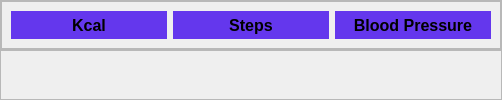
            <widget class="QWidget" name="pageStatBP">
             <layout class="QVBoxLayout" name="verticalLayout_14">
              <property name="spacing">
               <number>0</number>
              </property>
              <property name="leftMargin">
               <number>0</number>
              </property>
              <property name="topMargin">
               <number>0</number>
              </property>
              <property name="rightMargin">
               <number>0</number>
              </property>
              <property name="bottomMargin">
               <number>0</number>
              </property>
              <item>
               <widget class="QFrame" name="frmTopContentStat3">
                <property name="maximumSize">
                 <size>
                  <width>16777215</width>
                  <height>50</height>
                 </size>
                </property>
                <property name="frameShape">
                 <enum>QFrame::StyledPanel</enum>
                </property>
                <property name="frameShadow">
                 <enum>QFrame::Raised</enum>
                </property>
                <layout class="QHBoxLayout" name="horizontalLayout_18">
                 <property name="spacing">
                  <number>0</number>
                 </property>
                 <property name="leftMargin">
                  <number>0</number>
                 </property>
                 <property name="topMargin">
                  <number>0</number>
                 </property>
                 <property name="rightMargin">
                  <number>0</number>
                 </property>
                 <property name="bottomMargin">
                  <number>0</number>
                 </property>
                 <item>
                  <widget class="QFrame" name="frmTopLeftStat3">
                   <property name="frameShape">
                    <enum>QFrame::StyledPanel</enum>
                   </property>
                   <property name="frameShadow">
                    <enum>QFrame::Raised</enum>
                   </property>
                  </widget>
                 </item>
                 <item>
                  <widget class="QFrame" name="frmbtnStat3">
                   <property name="minimumSize">
                    <size>
                     <width>500</width>
                     <height>0</height>
                    </size>
                   </property>
                   <property name="frameShape">
                    <enum>QFrame::StyledPanel</enum>
                   </property>
                   <property name="frameShadow">
                    <enum>QFrame::Raised</enum>
                   </property>
                   <layout class="QHBoxLayout" name="horizontalLayout_19">
                    <item>
                     <widget class="QPushButton" name="btnKcal3">
                      <property name="sizePolicy">
                       <sizepolicy hsizetype="Minimum" vsizetype="Expanding">
                        <horstretch>0</horstretch>
                        <verstretch>0</verstretch>
                       </sizepolicy>
                      </property>
                      <property name="font">
                       <font>
                        <pointsize>12</pointsize>
                        <bold>true</bold>
                       </font>
                      </property>
                      <property name="styleSheet">
                       <string notr="true">QPushButton{
background-color: rgb(100, 55, 237);
border-radius: 15px;
}

QPushButton:hover{
	background-color: rgb(65, 43, 173);
}

QPushButton:pressed {
		background-color: rgb(155, 127, 240);
}

</string>
                      </property>
                      <property name="text">
                       <string>Kcal</string>
                      </property>
                     </widget>
                    </item>
                    <item>
                     <widget class="QPushButton" name="btnSteps3">
                      <property name="sizePolicy">
                       <sizepolicy hsizetype="Minimum" vsizetype="Expanding">
                        <horstretch>0</horstretch>
                        <verstretch>0</verstretch>
                       </sizepolicy>
                      </property>
                      <property name="font">
                       <font>
                        <pointsize>12</pointsize>
                        <bold>true</bold>
                       </font>
                      </property>
                      <property name="styleSheet">
                       <string notr="true">QPushButton{
background-color: rgb(100, 55, 237);
border-radius: 15px;
}

QPushButton:hover{
	background-color: rgb(65, 43, 173);
}

QPushButton:pressed {
		background-color: rgb(155, 127, 240);
}</string>
                      </property>
                      <property name="text">
                       <string>Steps</string>
                      </property>
                     </widget>
                    </item>
                    <item>
                     <widget class="QPushButton" name="btnBP3">
                      <property name="sizePolicy">
                       <sizepolicy hsizetype="Minimum" vsizetype="Expanding">
                        <horstretch>0</horstretch>
                        <verstretch>0</verstretch>
                       </sizepolicy>
                      </property>
                      <property name="font">
                       <font>
                        <pointsize>12</pointsize>
                        <bold>true</bold>
                       </font>
                      </property>
                      <property name="styleSheet">
                       <string notr="true">QPushButton{
background-color: rgb(100, 55, 237);
border-radius: 15px;
}

QPushButton:hover{
	background-color: rgb(65, 43, 173);
}

QPushButton:pressed {
		background-color: rgb(155, 127, 240);
}</string>
                      </property>
                      <property name="text">
                       <string>Blood Pressure</string>
                      </property>
                     </widget>
                    </item>
                   </layout>
                  </widget>
                 </item>
                 <item>
                  <widget class="QFrame" name="frmTopRightStat3">
                   <property name="frameShape">
                    <enum>QFrame::StyledPanel</enum>
                   </property>
                   <property name="frameShadow">
                    <enum>QFrame::Raised</enum>
                   </property>
                  </widget>
                 </item>
                </layout>
               </widget>
              </item>
              <item>
               <widget class="QFrame" name="frmContentStat3">
                <property name="frameShape">
                 <enum>QFrame::StyledPanel</enum>
                </property>
                <property name="frameShadow">
                 <enum>QFrame::Raised</enum>
                </property>
               </widget>
              </item>
             </layout>
            </widget>
